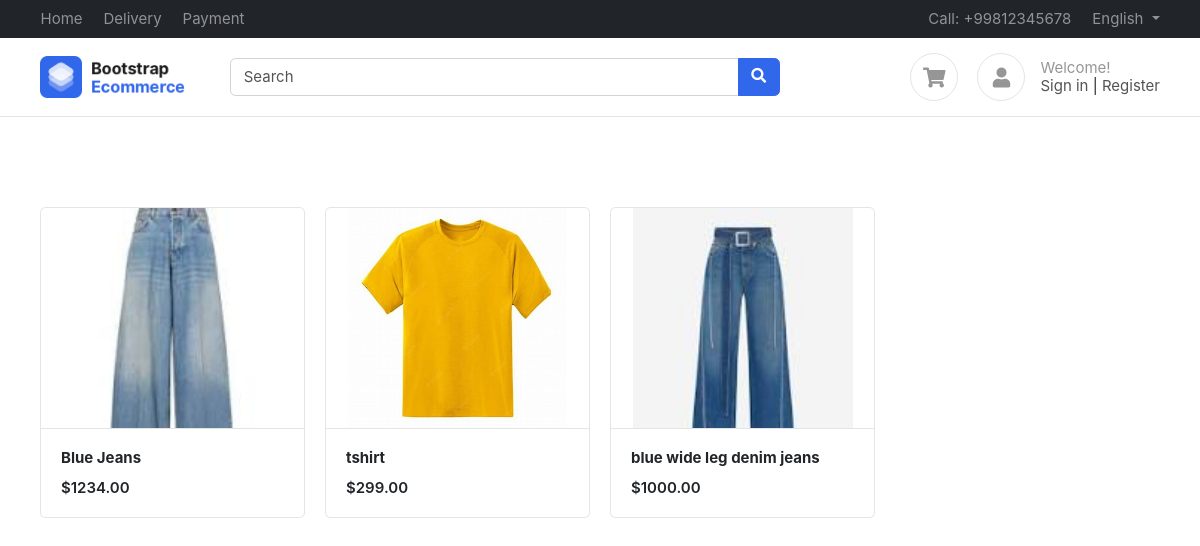
The page / on the database its author committed.
### products/models.py (models this page shows, shortened)
class Product(BaseModel):
    product_name = models.CharField(max_length=100)
    slug = models.SlugField(unique=True, null=True, blank=True)#url
    category = models.ForeignKey(Category, on_delete=models.CASCADE, related_name="products")
    price = models.IntegerField()
    product_description = models.TextField()
    color_variant = models.ManyToManyField(ColorVariant, blank = True)
    size_variant = models.ManyToManyField(SizeVariant, blank = True)

class ProductImage(BaseModel):
    product = models.ForeignKey(Product, on_delete=models.CASCADE, related_name="product_images")
    image = models.ImageField(upload_to="product")

### home/views.py (the view)
# urls.py: path('', index, name='index')
def index(request):
    context = {'products': Product.objects.all()}
    return render(request,'home/index.html', context)

### templates/home/index.html
{% extends "base/base.html"%}
{% block start %}
<div class="container mt-5 pt-5">
    <div class="row">
        {% for product in products  %}
        <div class="col-md-3">
            <figure class="card card-product-grid">
                <div class="img-wrap"> <img src="/media/{{product.product_images.first.image}}"> </div>
                <figcaption class="info-wrap border-top">
                    <a href="{% url 'get_products' product.slug %}" class="title"><b>{{product.product_name}}</b></a>
                    <div class="price mt-2">${{product.price}}.00</div>
                </figcaption>
            </figure>
        </div>
        {% endfor %}
    </div>
    </div>
{% endblock %}

### public/static/css/ui.css (style rules this page uses)
html { font-family: 'Inter', sans-serif; font-size: 15px; }
.img-wrap { text-align: center; display: block; }
.img-wrap img { max-width: 100%; }
figure { margin-bottom: 0; }
.card .title { color: #212529; }
[class*='card-product'] a.title { color: #212529; display: block; }
[class*='card-product'] .img-wrap { overflow: hidden; position: relative; }
[class*='card-product'] .img-wrap img { height: 100%; max-width: 100%; width: auto; display: inline-block; object-fit: cover; }
.card-product-grid { margin-bottom: 20px; }
.card-product-grid .img-wrap { border-radius: 0.2rem 0.2rem 0 0; height: 220px; }
.card-product-grid .info-wrap { overflow: hidden; padding: 18px 20px; }
.card .img-wrap { overflow: hidden; }
.price { font-weight: 600; color: #212529; }

### rows shown on the page
Product: product_images.first.image (picture), product_name "Blue Jeans", price "1234"
Product: product_images.first.image (picture), product_name "tshirt", price "299"
Product: product_images.first.image (picture), product_name "blue wide leg denim jeans", price "1000"
